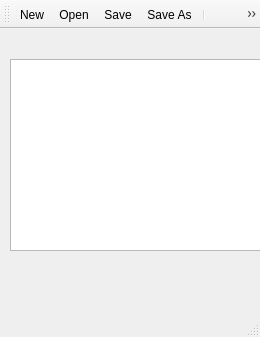
<?xml version="1.0" encoding="UTF-8"?>
<ui version="4.0">
 <class>MainWindow</class>
 <widget class="QMainWindow" name="MainWindow">
  <property name="geometry">
   <rect>
    <x>0</x>
    <y>0</y>
    <width>260</width>
    <height>337</height>
   </rect>
  </property>
  <property name="windowTitle">
   <string>MainWindow</string>
  </property>
  <widget class="QWidget" name="centralwidget">
   <widget class="QListView" name="listView">
    <property name="geometry">
     <rect>
      <x>10</x>
      <y>30</y>
      <width>256</width>
      <height>192</height>
     </rect>
    </property>
   </widget>
  </widget>
  <widget class="QMenuBar" name="menubar">
   <property name="geometry">
    <rect>
     <x>0</x>
     <y>0</y>
     <width>260</width>
     <height>22</height>
    </rect>
   </property>
  </widget>
  <widget class="QStatusBar" name="statusbar"/>
  <widget class="QToolBar" name="toolBar">
   <property name="windowTitle">
    <string>toolBar</string>
   </property>
   <attribute name="toolBarArea">
    <enum>TopToolBarArea</enum>
   </attribute>
   <attribute name="toolBarBreak">
    <bool>false</bool>
   </attribute>
   <addaction name="actionNew"/>
   <addaction name="actionOpen"/>
   <addaction name="actionSave"/>
   <addaction name="actionSave_As"/>
   <addaction name="separator"/>
   <addaction name="actionStart"/>
   <addaction name="actionStop"/>
   <addaction name="separator"/>
   <addaction name="actionCopy"/>
   <addaction name="actionCut"/>
   <addaction name="actionPaste"/>
   <addaction name="actionDelete"/>
  </widget>
  <action name="actionNew">
   <property name="icon">
    <iconset resource="resources.qrc">
     <normaloff>:/files/images/new.png</normaloff>:/files/images/new.png</iconset>
   </property>
   <property name="text">
    <string>New</string>
   </property>
  </action>
  <action name="actionOpen">
   <property name="icon">
    <iconset resource="resources.qrc">
     <normaloff>:/files/images/open.png</normaloff>:/files/images/open.png</iconset>
   </property>
   <property name="text">
    <string>Open</string>
   </property>
  </action>
  <action name="actionSave">
   <property name="icon">
    <iconset resource="resources.qrc">
     <normaloff>:/files/images/save.png</normaloff>:/files/images/save.png</iconset>
   </property>
   <property name="text">
    <string>Save</string>
   </property>
  </action>
  <action name="actionSave_As">
   <property name="icon">
    <iconset resource="resources.qrc">
     <normaloff>:/files/images/save_as.png</normaloff>:/files/images/save_as.png</iconset>
   </property>
   <property name="text">
    <string>Save As</string>
   </property>
  </action>
  <action name="actionStart">
   <property name="icon">
    <iconset resource="resources.qrc">
     <normaloff>:/files/images/control_play_blue.png</normaloff>:/files/images/control_play_blue.png</iconset>
   </property>
   <property name="text">
    <string>Start</string>
   </property>
  </action>
  <action name="actionStop">
   <property name="icon">
    <iconset resource="resources.qrc">
     <normaloff>:/files/images/control_stop_blue.png</normaloff>:/files/images/control_stop_blue.png</iconset>
   </property>
   <property name="text">
    <string>Stop</string>
   </property>
  </action>
  <action name="actionCopy">
   <property name="icon">
    <iconset resource="resources.qrc">
     <normaloff>:/files/images/page_copy.png</normaloff>:/files/images/page_copy.png</iconset>
   </property>
   <property name="text">
    <string>Copy</string>
   </property>
  </action>
  <action name="actionCut">
   <property name="icon">
    <iconset resource="resources.qrc">
     <normaloff>:/files/images/cut.png</normaloff>:/files/images/cut.png</iconset>
   </property>
   <property name="text">
    <string>Cut</string>
   </property>
  </action>
  <action name="actionPaste">
   <property name="icon">
    <iconset resource="resources.qrc">
     <normaloff>:/files/images/page_paste.png</normaloff>:/files/images/page_paste.png</iconset>
   </property>
   <property name="text">
    <string>Paste</string>
   </property>
  </action>
  <action name="actionDelete">
   <property name="icon">
    <iconset resource="resources.qrc">
     <normaloff>:/files/images/delete.png</normaloff>:/files/images/delete.png</iconset>
   </property>
   <property name="text">
    <string>Delete</string>
   </property>
  </action>
 </widget>
 <resources>
  <include location="resources.qrc"/>
 </resources>
 <connections/>
</ui>
